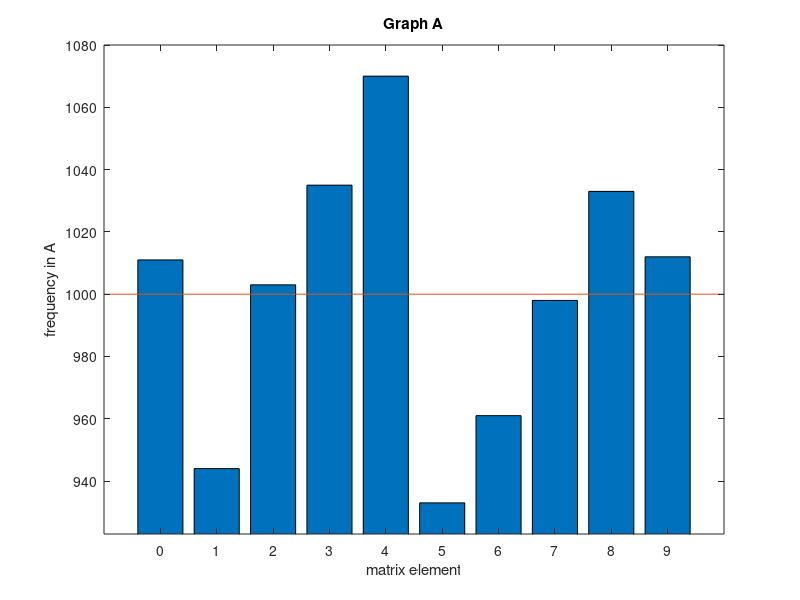
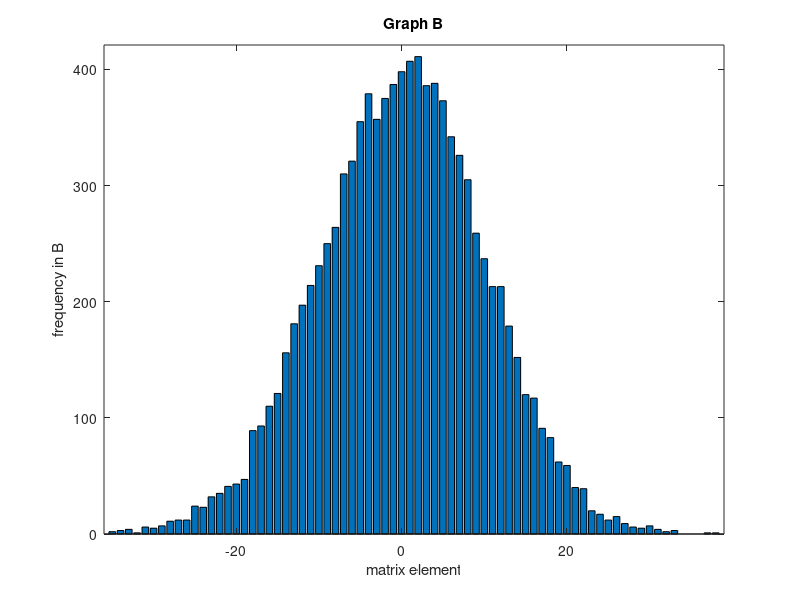
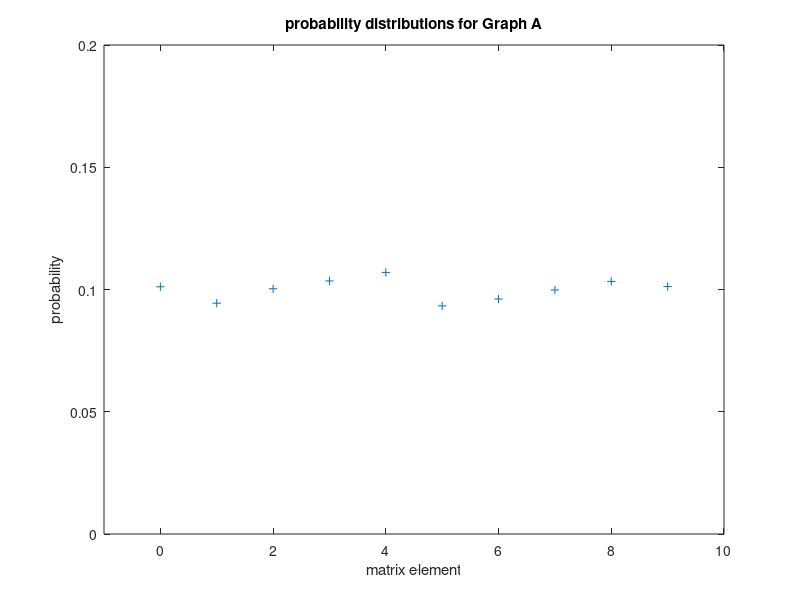
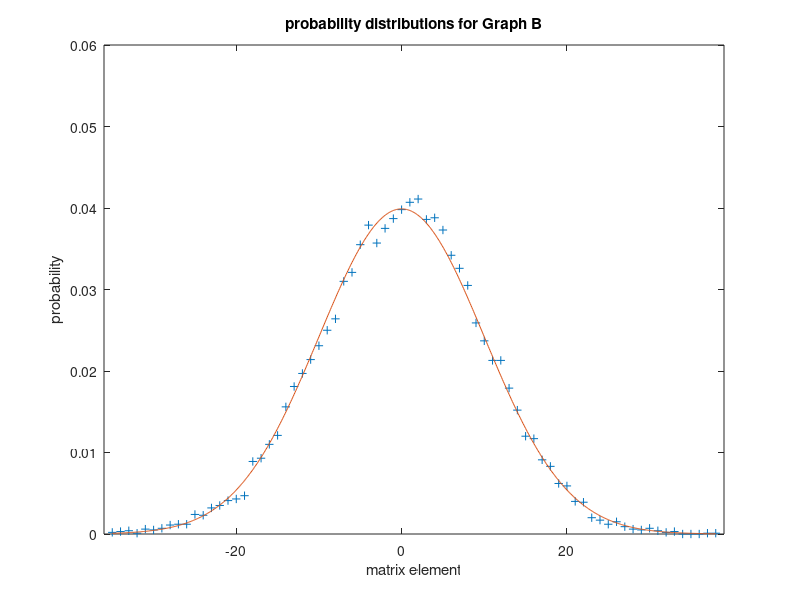

These charts were generated, in order, by the following MATLAB code:
#Exercise 1
N=100;

#(a)Defining A and B
#We use fix() for A to obtain an integer because we want to stay in the interval (0,10]
#so witth 0 as possible value, but not 10 as possible value.
A = fix(10 * rand(N,N));
#We use round() for B to obtain an integer in order to keep it a normal distribution
B = round(10*randn(N,N));
A
B

#(b)Defining min and max for A and B
amin=min(min(A));
amax=max(max(A));
bmin=min(min(B));
bmax=max(max(B));

amin,amax,bmin,bmax

#(c)Determining the frequency of each matrix element
a=[];
for i=0 : 9
  a_help=sum(sum(A==i));
    a=[a,a_help];
endfor;

b=[];
for i=bmin : bmax
  b_help=sum(sum(B==i));
  b=[b,b_help];
endfor;



#(d) and (e)Plotting the histograms
a_mean= mean(a);
a_c= 0:9;
b_c=bmin:bmax;

figure(1);
bar(a_c,a)
  title('Graph A');
  axis([-1, 10, min(a)-10, max(a)+10]);
  xlabel ('matrix element');
  ylabel('frequency in A');
  hold on;
  plot([-1, 10],line([-1,10],[a_mean,a_mean]))
  hold off;

figure(2);
bar (b_c,b)
  title('Graph B');
  axis([bmin-1, bmax+1, 0, max(b)+10]);
  xlabel ('matrix element');
  ylabel('frequency in B');


#(f) and (g) Probability distributions

p_a=[];
for i=1 : length(a)
  a_help=a(i)/(N*N);
  p_a=[p_a,a_help];
endfor;

p_b=[];
for i=1 : length(b)
  b_help=b(i)/(N*N);
  p_b=[p_b,b_help];
endfor;


figure(3);
plot(a_c,p_a,"+")
  title('probability distributions for Graph A');
  axis([-1, 10, 0, 0.2]);
  xlabel ('matrix element');
  ylabel('probability');


# For plotting the graph for (g)
values_x=[bmin:0.1:bmax];
values_y= (1/sqrt(200*pi)*exp(-(((values_x).^2 )/200)));


figure(4);
plot(b_c,p_b,"+")
  title('probability distributions for Graph B');
  axis([bmin-1, bmax+1, 0, 0.06]);
  xlabel ('matrix element');
  ylabel('probability');
  hold on;
  plot(values_x,values_y)
  hold off;
  
#Sum of the  probabilities in distribution a and b:
Sum_a=sum(p_a)
Sum_b=sum(p_b)


#(h)

sum_omega1= 0;
for i= -10 : 10
  sum_omega1=sum_omega1+ sum(sum(B==i));
endfor;
sum_omega1=(sum_omega1*100)/(N*N)

sum_omega2= 0;
for i= -20 : 20
  sum_omega2=sum_omega2+ sum(sum(B==i));
endfor;
sum_omega2=(sum_omega2*100)/(N*N)

sum_omega3= 0;
for i= -30 : 30
  sum_omega3=sum_omega3+ sum(sum(B==i));
endfor;
sum_omega3=(sum_omega3*100)/(N*N)







